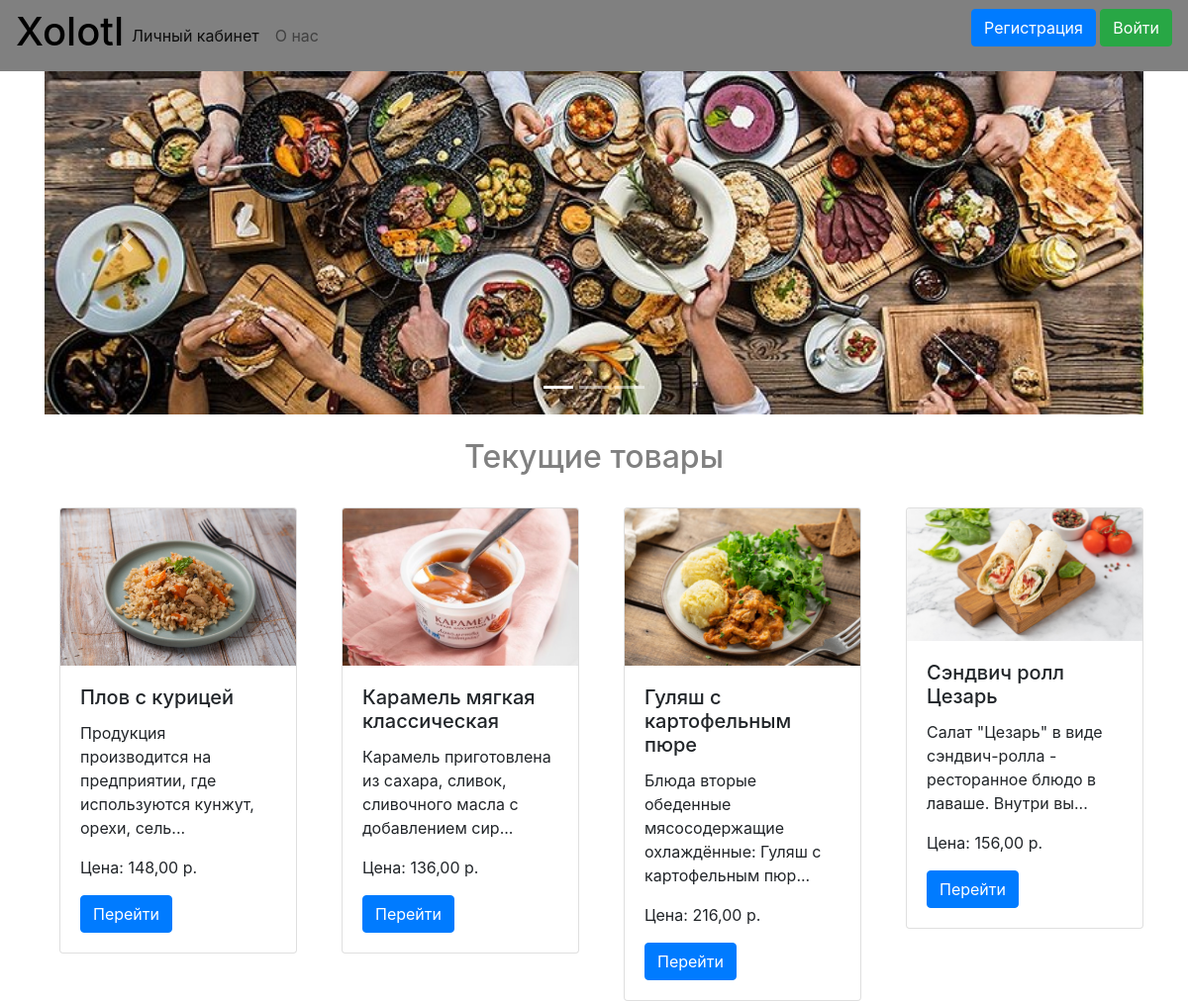
/index, run on the app's committed database.
### data/products.py (models this page shows)
class Products(SqlAlchemyBase):
    __tablename__ = 'products'
    id = sqlalchemy.Column(sqlalchemy.Integer,
                           primary_key=True, autoincrement=True)
    title = sqlalchemy.Column(sqlalchemy.String, nullable=True)
    content = sqlalchemy.Column(sqlalchemy.String, nullable=True)
    created_date = sqlalchemy.Column(sqlalchemy.DateTime,
                                     default=datetime.datetime.now)
    picture = sqlalchemy.Column(sqlalchemy.String, nullable=True)
    price = sqlalchemy.Column(sqlalchemy.String, nullable=True)
    user_id = sqlalchemy.Column(sqlalchemy.Integer,
                                sqlalchemy.ForeignKey("users.id"))
    korz_id = sqlalchemy.Column(sqlalchemy.Integer, default=-1)
    user = orm.relation('User')

### main.py (the view)
@app.route("/")
@app.route("/index")
def index():
    db_sess = db_session.create_session()
    users = db_sess.query(User).all()
    names = {name.id: (name.surname, name.name) for name in users}
    prods = db_sess.query(Products).all()
    pr = [(f"static/img/{prod.picture}", prod.title, f"{prod.content[0:75]}...", prod.id, prod.price) for prod in prods]
    return render_template("index.html", names=names, prods=pr, title='Главная')

### data/db_session.py (called while the page is built)
def create_session() -> Session:
    global __factory
    return __factory()

### templates/index.html (shortened to what this page needs)
{% extends "base.html" %}
{% block content %}
<div id="carouselExampleIndicators" class="carousel slide" data-ride="carousel">
    <ol class="carousel-indicators">
        <li data-target="#carouselExampleIndicators" data-slide-to="0" class="active"></li>
        <li data-target="#carouselExampleIndicators" data-slide-to="1"></li>
        <li data-target="#carouselExampleIndicators" data-slide-to="2"></li>
    </ol>
    <div class="carousel-inner">
        <div class="carousel-item active">
            <img class="d-block w-100" src="static/img/cor44.jpg" alt="First slide">
        </div>
    </div>
    <a class="carousel-control-prev" href="#carouselExampleIndicators" role="button" data-slide="prev">
        <span class="carousel-control-prev-icon" aria-hidden="true"></span>
    </a>
    <a class="carousel-control-next" href="#carouselExampleIndicators" role="button" data-slide="next">
        <span class="carousel-control-next-icon" aria-hidden="true"></span>
    </a>
</div>
<br>
<h2 align="center">Текущие товары</h2>
<br>
{% if prods != [] %}
<div class="card-deck">
    {% for i in prods %}
        <div class="col-lg-3">
            <div class="card" style="width: 15rem;">
                <img class="card-img-top" src="{{i[0]}}" alt="А где?">
                <div class="card-body">
                    <h5 class="card-title">{{ i[1] }}</h5>
                    <p class="card-text">{{ i[2] }}</p>
                    <p class="card-text">Цена: {{ i[4]}} р.</p>
                    <a href="/tovar/{{ i[3] }}" class="btn btn-primary">Перейти</a>
                </div>
            </div>
        </div>
    {% endfor %}
</div>
{% endif %}
{% endblock %}

### templates/base.html (shortened to what this page needs)
<!DOCTYPE html>
<html lang="en">
<head>
    <link rel="stylesheet" href="https://maxcdn.bootstrapcdn.com/bootstrap/4.0.0/css/bootstrap.min.css"
>
</head>
<body>
<header>
    <nav class="navbar navbar-expand-lg navbar-light" style="background-color: grey;">
        <h1><a href="/">Xolotl</a></h1>
        <ul class="navbar-nav mr-auto">
            <li class="nav-item active">
                <a class="nav-link" href="/kab">Личный кабинет<span class="sr-only">(current)</span></a>
            </li>
            <li class="nav-item">
                <a class="nav-link" href="/about">О нас</a>
            </li>
        </ul>
        {% if current_user.is_authenticated %}
        <a class="navbar-brand" href="/logout">LOGOUT from {{ current_user.name }}</a>
        {% else %}
        <p>
            <a class="btn btn-primary " href="/register">Регистрация</a>
            <a class="btn btn-success" href="/login">Войти</a>
        </p>
        {% endif %}
    </nav>
</header>
<main role="main" class="container">
    {% block content %}{% endblock %}
</main>
</body>
</html>

### templates/base.html (style rules this page uses)
h1 a { color: black }

### templates/index.html (style rules this page uses)
h2 { color: grey }

### data on the page
Products: shows a picture, title "Плов с курицей", content "Продукция производится на предприятии, где используются кунжут, орехи, сель...", price "148,00"
Products: shows a picture, title "Карамель мягкая классическая", content "Карамель приготовлена из сахара, сливок, сливочного масла с добавлением сир...", price "136,00"
Products: shows a picture, title "Гуляш с картофельным пюре", content "Блюда вторые обеденные мясосодержащие охлаждённые: Гуляш с картофельным пюр...", price "216,00"
Products: shows a picture, title "Сэндвич ролл Цезарь", content "Салат \"Цезарь\" в виде сэндвич-ролла - ресторанное блюдо в лаваше. Внутри вы...", price "156,00"
